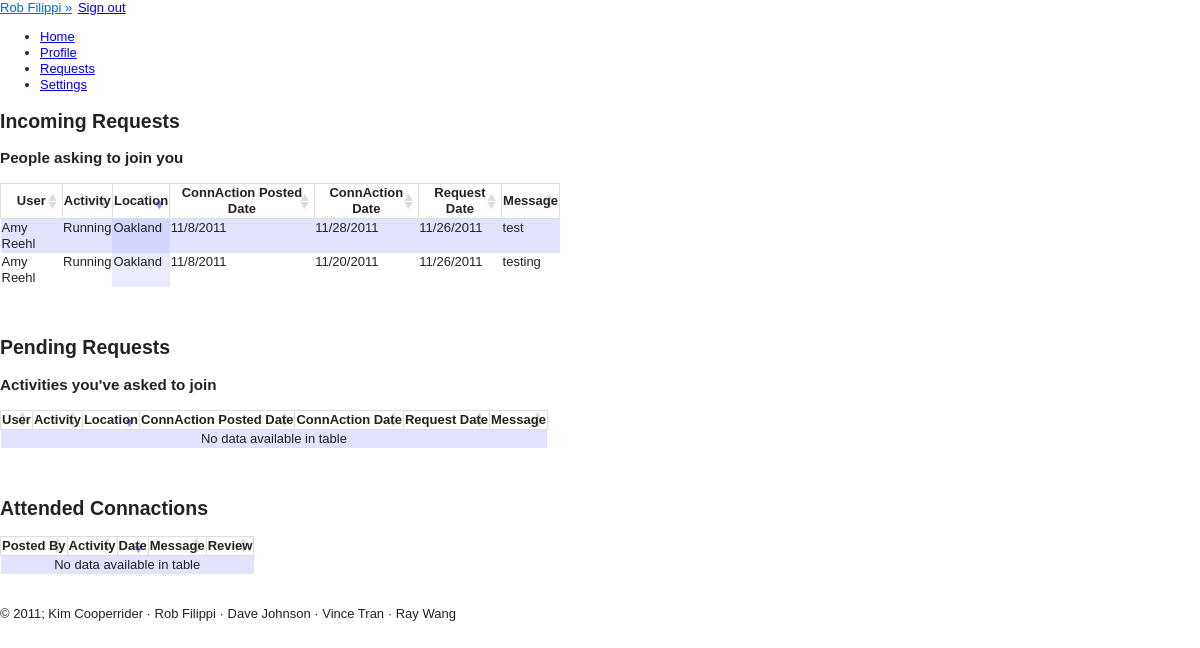
Page /views/requests.php (signed in) on the committed database.
### tables this page shows
CREATE TABLE IF NOT EXISTS `users` (
  `USER_ID` int(11) NOT NULL AUTO_INCREMENT,
  `PASSWORD` varchar(100) NOT NULL,
  `FIRST_NAME` char(20) DEFAULT NULL,
  `LAST_NAME` char(20) DEFAULT NULL,
  `STREET` varchar(25) DEFAULT NULL,
  `CITY` char(20) DEFAULT NULL,
  `STATE` char(2) DEFAULT NULL,
  `ZIP` int(11) DEFAULT NULL,
  `PHONE` char(12) DEFAULT NULL,
  `INTERESTS` varchar(4000) DEFAULT NULL,
  `PROFILE_PIC` varchar(45) NOT NULL DEFAULT 'public/images/avatar.png',
  `email` varchar(25) DEFAULT NULL,
  `DOB` date DEFAULT NULL,
  `GENDER` char(1) DEFAULT NULL,
  PRIMARY KEY (`USER_ID`)
);

CREATE TABLE IF NOT EXISTS `connaction_requests` (
  `FROM_USER` int(11) NOT NULL,
  `TO_USER` int(11) NOT NULL,
  `CONNACTION_ID` int(11) NOT NULL,
  `MESSAGE` varchar(4000) DEFAULT NULL,
  `APPROVED` int(11) DEFAULT '-1',
  `DATE` timestamp NOT NULL DEFAULT CURRENT_TIMESTAMP,
  PRIMARY KEY (`FROM_USER`,`CONNACTION_ID`)
);

CREATE TABLE IF NOT EXISTS `activities` (
  `ACTIVITY_ID` int(11) NOT NULL AUTO_INCREMENT,
  `ACTIVITY_NAME` varchar(20) NOT NULL,
  PRIMARY KEY (`ACTIVITY_ID`)
);

CREATE TABLE IF NOT EXISTS `networks` (
  `NETWORK_ID` int(11) NOT NULL AUTO_INCREMENT,
  `AREA` varchar(25) NOT NULL,
  `STATE` varchar(2) NOT NULL,
  PRIMARY KEY (`NETWORK_ID`)
);

CREATE TABLE IF NOT EXISTS `connactions` (
  `CONNACTION_ID` int(11) NOT NULL AUTO_INCREMENT,
  `POST_TIME` date NOT NULL,
  `USER_ID` int(11) NOT NULL,
  `LOCATION` varchar(255) NOT NULL,
  `START_TIME` datetime DEFAULT NULL,
  `MESSAGE` varchar(4000) DEFAULT NULL,
  `END_TIME` datetime DEFAULT NULL,
  `ACTIVITY_ID` int(11) NOT NULL,
  `NETWORK_ID` int(11) NOT NULL,
  `IS_PRIVATE` int(11) DEFAULT '0',
  PRIMARY KEY (`CONNACTION_ID`)
);

### views/config.php (called while the page is built, shortened)
<?php
include("functions_connactions.php");
include("functions_networks.php");
include("functions_join_requests.php");
	function cookieExists(){
		if(isset($_COOKIE['ID_my_site']))
			return TRUE;
		else
			return FALSE;
	}
	function validCookie(){
		$username = $_COOKIE['ID_my_site'];
		$pass = $_COOKIE['Key_my_site'];
		$info = getDatabaseInfo("users", "email", $username);
			if ($pass != $info['PASSWORD']) {
				return FALSE;
			}
			else{
				return TRUE;
 			}
	}
	function getDatabaseInfo($table, $attribute, $value){
		$check = getResourceIDs($table, $attribute, $value);
		return mysql_fetch_array($check);
	}
	function getResourceIDs($table, $attribute, $value){
		$check = mysql_query("SELECT * FROM $table WHERE $attribute = '$value'")or die(mysql_error());
		return $check;
	}
	function getName(){
		if(cookieExists())
		{
			if (validCookie()) {
				$username = $_COOKIE['ID_my_site'];
				$info = getDatabaseInfo("users", "email", $username);
				return $info['FIRST_NAME'] . " " . $info['LAST_NAME'];
			}
		}
	}
	function getUserID(){
		if(cookieExists())
		{
			if (validCookie()) {
				$username = $_COOKIE['ID_my_site'];
				$info = getDatabaseInfo("users", "email", $username);
				return $info['USER_ID'];
			}
		}
	}
	function getUserName($userID){
		$info = getDatabaseInfo("users", "user_id", $userID);
		return $info['FIRST_NAME'] . " " . $info['LAST_NAME'];
	}
?>

### views/functions_join_requests.php (called while the page is built, shortened)
<?
function getIncRequests($userID){
	$incRequests = array();
	$result = mysql_query("SELECT * FROM connaction_requests WHERE to_user = '$userID' ORDER BY date DESC")or die(mysql_error());
	while($info = mysql_fetch_array($result)){
		$incRequests[] = $info;
	}
	return $incRequests;
}
?>

### views/functions_connactions.php (called while the page is built, shortened)
<?
	function getConnactionActivity($connactionID){
		$activityID = getDatabaseInfo("connactions", "connaction_id", $connactionID);
		$activity = getDatabaseInfo("activities", "activity_id", $activityID['ACTIVITY_ID']);
		$activityName = $activity['ACTIVITY_NAME'];
		return $activityName;
	}
	function getConnactionNetwork($connactionID){
		$networkID = getDatabaseInfo("connactions", "connaction_id", $connactionID);
		$network = getDatabaseInfo("networks", "network_id", $networkID['NETWORK_ID']);
		$networkName = $network['AREA'];
		return $networkName;
	}
	function getConnactionDate($connactionID, $argument){
		$dateID = getDatabaseInfo("connactions", "connaction_id", $connactionID);
		$date = $dateID[$argument.'_TIME'];
		$dateParsed = date_parse($date);
		$newDate = $dateParsed["month"].'/'.$dateParsed["day"].'/'.$dateParsed["year"];
		return $newDate;
	}
?>

### views/requests.php (the view, shortened to what this page needs)
<?php
	include("header.php");
	if(cookieExists() && validCookie()) {
			?>
	<div class="page">
		<h2>Incoming Requests</h2>
		<h3>People asking to join you</h3>
			<table id="incoming" class="requests regular_table">
			<thead>
				<tr>
					<th>User</th>
					<th>Activity</th>
					<th>Location</th>
					<th>ConnAction Posted Date</th>
					<th>ConnAction Date</th>
					<th>Request Date</th>
					<th>Message</th>
				</tr>
			</thead>
			<tbody>
				<?php
					$incRequests = getIncRequests(getUserID());
					if ($incRequests) {
						foreach($incRequests as $incoming){
							$fromUser = $incoming[0];
							$connactionID = $incoming[2];
							$message = $incoming[3];
							$date = date_parse($incoming[5]); ?>
							<tr>
								<td><?php echo getUserName($fromUser); ?></td>
								<td><?php echo getConnactionActivity($connactionID); ?></td>
								<td><?php echo getConnactionNetwork($connactionID); ?></td>
								<td><?php echo getConnactionDate($connactionID, "POST"); ?></td>
								<td><?php echo getConnactionDate($connactionID, "START"); ?></td>
								<td><?php echo $date["month"].'/'.$date["day"].'/'.$date["year"]; ?></td>
								<td><?php echo $message; ?></td>
							</tr>
						<?php }
					}
				?>
			</tbody>
			</table>
			<br/><br/>
		<h2>Pending Requests</h2>
		<h3>Activities you've asked to join</h3>
			<table id="pending" class="requests regular_table">
			<thead>
				<tr>
					<th>User</th>
					<th>Activity</th>
					<th>Location</th>
					<th>ConnAction Posted Date</th>
					<th>ConnAction Date</th>
					<th>Request Date</th>
					<th>Message</th>
				</tr>
			</thead>
			<tbody>
			</tbody>
			</table>
			<br/><br/>
		<h2>Attended Connactions</h2>
		<table id="past" class="requests regular_table">
			<thead>
				<tr>
					<th>Posted By</th>
					<th>Activity</th>
					<th>Date</th>
					<th>Message</th>
					<th>Review</th>
				</tr>
			</thead>
			</table>
			<br/><br/>
		</div>
			<?
		}
 		include('footer.php');
?>

### views/header.php (shortened to what this page needs)
<? include_once("config.php"); ?>
<!DOCTYPE HTML>
<html>
<head>
<link type="text/css" rel="stylesheet" href="../styles/defaults.css"/>
<link type="text/css" rel="stylesheet/less" href="../styles/style.less"/>
<link type="text/css" rel="stylesheet/less" href="../styles/posts.less"/>
<link type="text/css" rel="stylesheet/less" href="../styles/sidebar.less"/>
<link type="text/css" rel="stylesheet" href="../styles/demo_table.css"/>
<link type="text/css" rel="stylesheet" href="../styles/validationEngine.jquery.css" />
</head>
<body>
<div id="container">
	<header>
	<a id="user_login" href="#"><? echo getName(); ?>&nbsp;&raquo;</a>
	<div id="user_menu" class="signout_opt" style="display:inline; padding: 2px 2px; width: 60px; text-align: left; color: #fff;">
		<a href="logout.php" id="logout">Sign out</a>
	</div>
			<span id="top-nav">
				<ul id="nav">
					<li class="headerlink" id="link_home"><a class="top_links" id="home" href="home.php">Home</a></li>
					<li class="headerlink" id="link_profile"><a class="top_links" id="profile" href="profile.php">Profile</a></li>
					<li class="headerlink" id="link_requests"><a class="top_links" id="requests" href="requests.php">Requests</a></li>
					<li class="headerlink" id="link_settings"><a class="top_links" id="settings" href="settings.php">Settings</a></li>
				</ul>
			</span>
	</header>
	<div id="content">

### styles/defaults.css (style rules this page uses)
article, aside, details, figcaption, figure, footer, header, hgroup, nav, section { display: block; }
html { font-size: 100%; overflow-y: scroll; -webkit-text-size-adjust: 100%; -ms-text-size-adjust: 100%; }
body { margin: 0; font-size: 13px; line-height: 1.231; }
body, button, input, select, textarea { font-family: sans-serif; color: #222; }
a { color: #00e; }
ul, ol { margin: 1em 0; padding: 0 0 0 40px; }
table { border-collapse: collapse; border-spacing: 0; }
td { vertical-align: top; }

### styles/demo_table.css (style rules this page uses)
.sorting_desc { background: url('../public/images/sort_desc.png') no-repeat center right #fff; border: thin solid #DDD; }
.sorting { background: url('../public/images/sort_both.png') no-repeat center right #fff; border: thin solid #DDD; }
tr.odd { background-color: #E2E4FF; }
tr.even { background-color: white; }
tr.odd td.sorting_1 { background-color: #D3D6FF; }
tr.even td.sorting_1 { background-color: #EAEBFF; }

### rows in the picture
users: getName() "Rob Filippi"
connaction_requests: FROM_USER.LAST_NAME "Amy Reehl", CONNACTION_ID.ACTIVITY_NAME "Running", CONNACTION_ID.AREA "Oakland", CONNACTION_ID.POST_TIME "11/8/2011", CONNACTION_ID.START_TIME "11/28/2011", month "11", day "26", year "2011", MESSAGE "test"
connaction_requests: FROM_USER.LAST_NAME "Amy Reehl", CONNACTION_ID.ACTIVITY_NAME "Running", CONNACTION_ID.AREA "Oakland", CONNACTION_ID.POST_TIME "11/8/2011", CONNACTION_ID.START_TIME "11/20/2011", month "11", day "26", year "2011", MESSAGE "testing"
